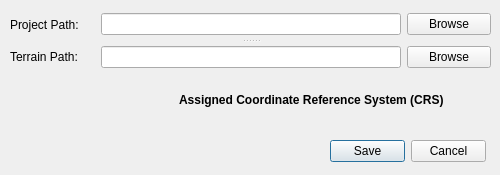
<?xml version="1.0" encoding="UTF-8"?>
<ui version="4.0">
 <class>Dialog</class>
 <widget class="QDialog" name="Dialog">
  <property name="geometry">
   <rect>
    <x>0</x>
    <y>0</y>
    <width>500</width>
    <height>175</height>
   </rect>
  </property>
  <property name="sizePolicy">
   <sizepolicy hsizetype="Preferred" vsizetype="Preferred">
    <horstretch>0</horstretch>
    <verstretch>0</verstretch>
   </sizepolicy>
  </property>
  <property name="minimumSize">
   <size>
    <width>500</width>
    <height>150</height>
   </size>
  </property>
  <property name="maximumSize">
   <size>
    <width>500</width>
    <height>200</height>
   </size>
  </property>
  <property name="windowTitle">
   <string>Create new project...</string>
  </property>
  <widget class="QDialogButtonBox" name="buttonBox">
   <property name="geometry">
    <rect>
     <x>330</x>
     <y>140</y>
     <width>156</width>
     <height>23</height>
    </rect>
   </property>
   <property name="orientation">
    <enum>Qt::Horizontal</enum>
   </property>
   <property name="standardButtons">
    <set>QDialogButtonBox::Cancel|QDialogButtonBox::Save</set>
   </property>
  </widget>
  <widget class="QWidget" name="layoutWidget">
   <property name="geometry">
    <rect>
     <x>179</x>
     <y>90</y>
     <width>311</width>
     <height>43</height>
    </rect>
   </property>
   <layout class="QVBoxLayout" name="verticalLayout">
    <item>
     <widget class="QLabel" name="label">
      <property name="font">
       <font>
        <weight>75</weight>
        <bold>true</bold>
       </font>
      </property>
      <property name="text">
       <string>Assigned Coordinate Reference System (CRS)</string>
      </property>
     </widget>
    </item>
    <item>
     <widget class="QgsProjectionSelectionWidget" name="sel_crs_widget"/>
    </item>
   </layout>
  </widget>
  <widget class="QSplitter" name="splitter">
   <property name="geometry">
    <rect>
     <x>10</x>
     <y>10</y>
     <width>481</width>
     <height>61</height>
    </rect>
   </property>
   <property name="orientation">
    <enum>Qt::Vertical</enum>
   </property>
   <widget class="QWidget" name="layoutWidget">
    <layout class="QHBoxLayout" name="horizontalLayout">
     <item>
      <widget class="QLabel" name="label_project">
       <property name="text">
        <string>Project Path:</string>
       </property>
      </widget>
     </item>
     <item>
      <widget class="QLineEdit" name="line_project_path">
       <property name="sizePolicy">
        <sizepolicy hsizetype="Expanding" vsizetype="Fixed">
         <horstretch>0</horstretch>
         <verstretch>0</verstretch>
        </sizepolicy>
       </property>
       <property name="maximumSize">
        <size>
         <width>300</width>
         <height>16777215</height>
        </size>
       </property>
      </widget>
     </item>
     <item>
      <widget class="QPushButton" name="btn_project_path">
       <property name="text">
        <string>Browse</string>
       </property>
      </widget>
     </item>
    </layout>
   </widget>
   <widget class="QWidget" name="layoutWidget">
    <layout class="QHBoxLayout" name="horizontalLayout_2">
     <item>
      <widget class="QLabel" name="label_terrain_path">
       <property name="sizePolicy">
        <sizepolicy hsizetype="Fixed" vsizetype="Preferred">
         <horstretch>0</horstretch>
         <verstretch>0</verstretch>
        </sizepolicy>
       </property>
       <property name="maximumSize">
        <size>
         <width>100</width>
         <height>16777215</height>
        </size>
       </property>
       <property name="text">
        <string>Terrain Path:</string>
       </property>
      </widget>
     </item>
     <item>
      <widget class="QLineEdit" name="line_terrain_path">
       <property name="sizePolicy">
        <sizepolicy hsizetype="Expanding" vsizetype="Fixed">
         <horstretch>0</horstretch>
         <verstretch>0</verstretch>
        </sizepolicy>
       </property>
       <property name="maximumSize">
        <size>
         <width>300</width>
         <height>16777215</height>
        </size>
       </property>
      </widget>
     </item>
     <item>
      <widget class="QPushButton" name="btn_terrain_path">
       <property name="text">
        <string>Browse</string>
       </property>
      </widget>
     </item>
    </layout>
   </widget>
  </widget>
 </widget>
 <customwidgets>
  <customwidget>
   <class>QgsProjectionSelectionWidget</class>
   <extends>QWidget</extends>
   <header>qgsprojectionselectionwidget.h</header>
  </customwidget>
 </customwidgets>
 <resources/>
 <connections>
  <connection>
   <sender>buttonBox</sender>
   <signal>accepted()</signal>
   <receiver>Dialog</receiver>
   <slot>accept()</slot>
   <hints>
    <hint type="sourcelabel">
     <x>248</x>
     <y>254</y>
    </hint>
    <hint type="destinationlabel">
     <x>157</x>
     <y>274</y>
    </hint>
   </hints>
  </connection>
  <connection>
   <sender>buttonBox</sender>
   <signal>rejected()</signal>
   <receiver>Dialog</receiver>
   <slot>reject()</slot>
   <hints>
    <hint type="sourcelabel">
     <x>316</x>
     <y>260</y>
    </hint>
    <hint type="destinationlabel">
     <x>286</x>
     <y>274</y>
    </hint>
   </hints>
  </connection>
 </connections>
</ui>
